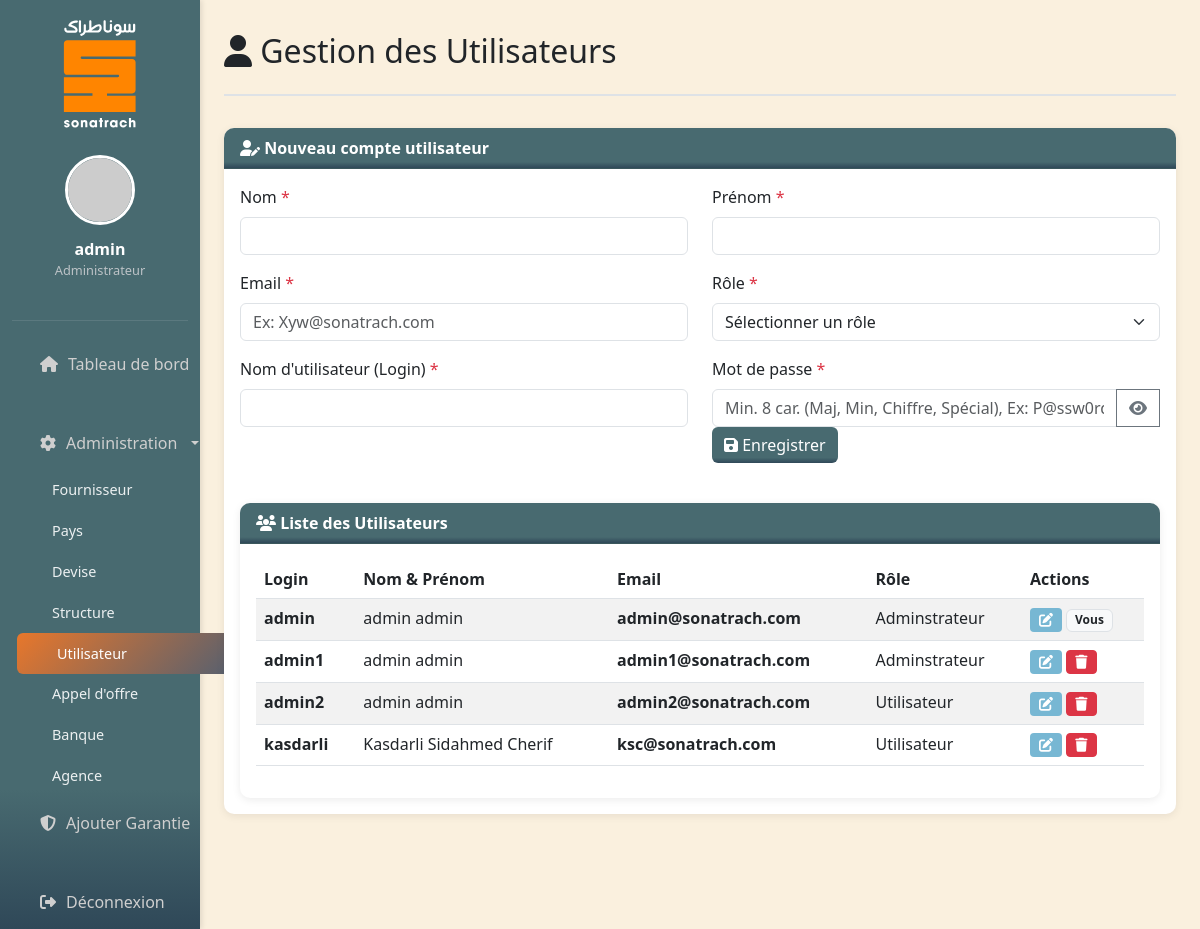
The app's page /index.php?page=user (signed in) with its own data.
### tables this page shows
CREATE TABLE IF NOT EXISTS `utilisateur` (
  `id` int NOT NULL AUTO_INCREMENT,
  `email` varchar(255) NOT NULL,
  `username` varchar(50) NOT NULL,
  `nom` varchar(50) NOT NULL,
  `prenom` varchar(50) NOT NULL,
  `mot_de_pass` varchar(255) NOT NULL,
  `roleID` int NOT NULL,
  PRIMARY KEY (`id`),
  UNIQUE KEY `email` (`email`),
  UNIQUE KEY `username` (`username`),
  KEY `fk_role_utilisateur` (`roleID`)
);

CREATE TABLE IF NOT EXISTS `role` (
  `id` int NOT NULL AUTO_INCREMENT,
  `code` varchar(255) NOT NULL,
  `libelle` varchar(255) NOT NULL,
  PRIMARY KEY (`id`),
  UNIQUE KEY `code` (`code`)
);

### pages/user.php (the view, shortened to what this page needs)
<?php
$pdo = getDBConnection();
$users_stmt = $pdo->query("
    SELECT u.*, r.libelle as role_nom
    FROM utilisateur u
    LEFT JOIN role r ON u.roleID = r.id
    ORDER BY u.nom ASC
");
$users = $users_stmt->fetchAll(PDO::FETCH_ASSOC);
?>
<div class="content-header">
    <h2><i class="fas fa-user"></i> Gestion des Utilisateurs</h2>
</div>
<div class="card">
    <div class="card-header">
        <i class="fas fa-user-edit"></i> <span id="formTitle">Nouveau compte utilisateur</span>
    </div>
    <div class="card-body">
        <form id="userForm" action="process.php" method="POST" novalidate>
            <div class="row">
                <div class="col-md-6 mb-3">
                    <label class="form-label">Nom <span class="text-danger">*</span></label>
                    <input type="text" class="form-control" id="nomInput" name="nom" required>
                </div>
                <div class="col-md-6 mb-3">
                    <label class="form-label">Prénom <span class="text-danger">*</span></label>
                    <input type="text" class="form-control" id="prenomInput" name="prenom" required>
                </div>
            </div>
            <div class="row">
                <div class="col-md-6 mb-3">
                    <label class="form-label">Email <span class="text-danger">*</span></label>
                    <input type="email" class="form-control" name="email" placeholder="Ex: Xyw@sonatrach.com" required>
                </div>
                <div class="col-md-6 mb-3">
                    <label class="form-label">Rôle <span class="text-danger">*</span></label>
                    <select class="form-select" name="role" required>
                        <option value="">Sélectionner un rôle</option>
                    </select>
                </div>
            </div>
            <div class="row">
                <div class="col-md-6 mb-3">
                    <label class="form-label">Nom d'utilisateur (Login) <span class="text-danger">*</span></label>
                    <input type="text" class="form-control" id="usernameInput" name="username" required>
                </div>
                <div class="col-md-6 mb-3">
                    <label class="form-label">Mot de passe <span id="passReq" class="text-danger">*</span></label>
                    <div class="input-group">
                        <input type="password" class="form-control" name="password" id="passwordField" placeholder="Min. 8 car. (Maj, Min, Chiffre, Spécial), Ex: P@ssw0rd" >
                        <button class="btn btn-outline-secondary" type="button" id="togglePassword">
                            <i class="fas fa-eye" id="eyeIcon"></i>
                        </button>
            </div>
            <div class="d-flex gap-2">
                <button type="submit" class="btn btn-primary ajouter" id="submitBtn">
                    <i class="fas fa-save"></i> Enregistrer
                </button>
            </div>
        </form>
    </div>
</div>
<div class="card mt-4">
    <div class="card-header"><i class="fas fa-users"></i> Liste des Utilisateurs</div>
    <div class="card-body">
        <div class="table-responsive">
            <table class="table table-striped table-hover">
                <thead>
                    <tr>
                        <th>Login</th>
                        <th>Nom & Prénom</th>
                        <th>Email</th>
                        <th>Rôle</th>
                        <th>Actions</th>
                    </tr>
                </thead>
                <tbody>
                    <?php foreach ($users as $user): ?>
                    <tr>
                        <td><strong><?= htmlspecialchars($user['username']) ?></strong></td>
                        <td><?= htmlspecialchars($user['nom'] . ' ' . $user['prenom']) ?></td>
                        <td><strong><?= htmlspecialchars($user['email']) ?></strong></td>
                        <td><?= htmlspecialchars($user['role_nom']) ?></td>
                        <td>
                            <button class="btn btn-sm eye text-white edit-user"
                                    data-user='<?= htmlspecialchars(json_encode($user), ENT_QUOTES, 'UTF-8') ?>'>
                                <i class="fas fa-edit"></i>
                            </button>
                            <?php if ($user['id'] != $_SESSION['user_id']): ?>
                                <button class="btn btn-sm btn-danger delete-user"
                                        data-id="<?= $user['id'] ?>"
                                        data-login="<?= htmlspecialchars($user['username']) ?>">
                                    <i class="fas fa-trash"></i>
                                </button>
                            <?php else: ?>
                                <span class="badge bg-light text-dark border">Vous</span>
                            <?php endif; ?>
                        </td>
                    </tr>
                    <?php endforeach; ?>
                </tbody>
            </table>
        </div>
    </div>
</div>

### index.php (style rules this page uses)
.ajouter { background: linear-gradient(180deg, #486a70 85%, #2f4858 100%); color: white; border: none; }
.eye { background:#77b7d3; color: white; }
body { overflow-x: hidden; font-family: 'Segoe UI', Tahoma, Geneva, Verdana, sans-serif; background: #faf0de; }
.content-header { margin-bottom: 2rem; padding-bottom: 1rem; border-bottom: 2px solid #dee2e6; }
.card { border: none; box-shadow: 0 2px 8px rgba(0,0,0,0.08); border-radius: 10px; }
.card-header { background: linear-gradient(180deg, #486a70 85%, #2f4858 100%); color: white; font-weight: 600; border-radius: 10px 10px 0 0 !important; }

### records on screen
utilisateur: username "admin", nom+prenom "admin admin", email "admin@sonatrach.com", roleID.libelle "Adminstrateur", shows "Vous"
utilisateur: username "admin1", nom+prenom "admin admin", email "admin1@sonatrach.com", roleID.libelle "Adminstrateur"
utilisateur: username "admin2", nom+prenom "admin admin", email "admin2@sonatrach.com", roleID.libelle "Utilisateur"
utilisateur: username "kasdarli", nom+prenom "Kasdarli Sidahmed Cherif", email "ksc@sonatrach.com", roleID.libelle "Utilisateur"

### other values on screen
$userName "admin"
